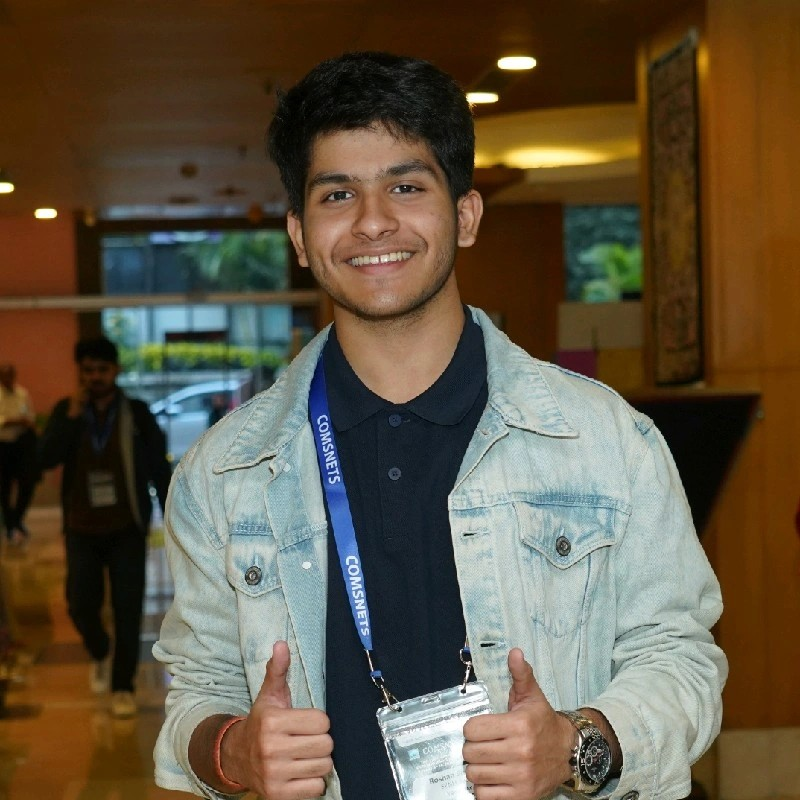
#> input picture src/assets/soloprojprofilepic.jpg, 800 x 800 px
$ python build_image.py
#> lines starting #> are read from the running program, lines starting #| are printed output that depends on the picture
import os
from PIL import Image

image_path = 'src/assets/soloprojprofilepic.jpg'
out_header = 'ProfilePic.h'

# 1. Resize the image to save space
img = Image.open(image_path)
#> img is the input picture: PIL image 800x800 RGB; mean R, G, B 97, 85, 65.8
img.thumbnail((200, 200)) # Resize to max 200x200
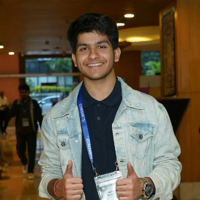
#> img: PIL image 200x200 RGB; mean R, G, B 97.2, 85.1, 65.9
img.save('resized_pic.jpg', quality=75)

# 2. Read the resized image as bytes
with open('resized_pic.jpg', 'rb') as f:
    img_data = f.read()

# 3. Convert to C array format
c_array = ', '.join([f'0x{b:02x}' for b in img_data])

# 4. Write to ProfilePic.h
with open(out_header, 'w') as f:
    f.write('#ifndef PROFILEPIC_H\n#define PROFILEPIC_H\n\n')
    f.write('#include <pgmspace.h>\n\n')
    f.write(f'const size_t profilePicLen = {len(img_data)};\n')
    f.write(f'const uint8_t profilePic[] PROGMEM = {{\n{c_array}\n}};\n\n')
    f.write('#endif\n')

print(f"Done. Resized image is {len(img_data)} bytes.")

$ run again, with src/assets/overview-pic.jpeg copied over src/assets/soloprojprofilepic.jpg
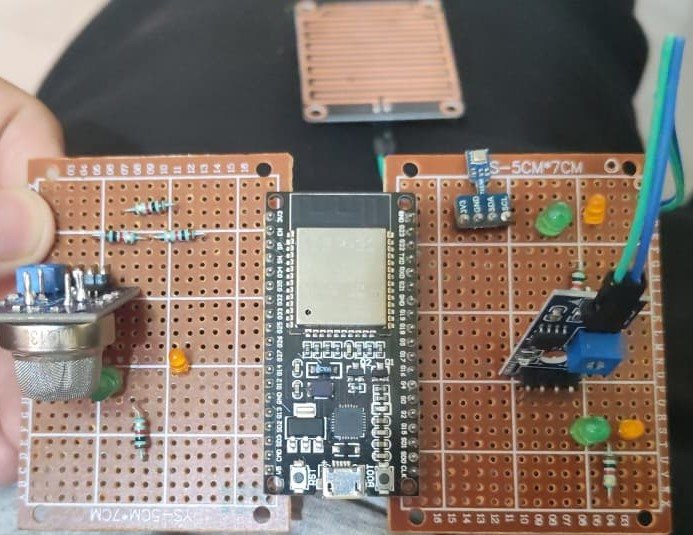
#> input picture src/assets/overview-pic.jpeg, 693 x 535 px
#> img is the input picture: PIL image 693x535 RGB; mean R, G, B 133.1, 119.9, 110.9
#> `img.thumbnail((200, 200))`:
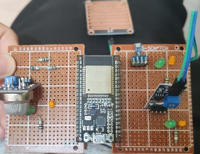
#> img: PIL image 200x154 RGB; mean R, G, B 133.1, 119.9, 110.9

$ run again, with src/assets/test image.jpeg copied over src/assets/soloprojprofilepic.jpg
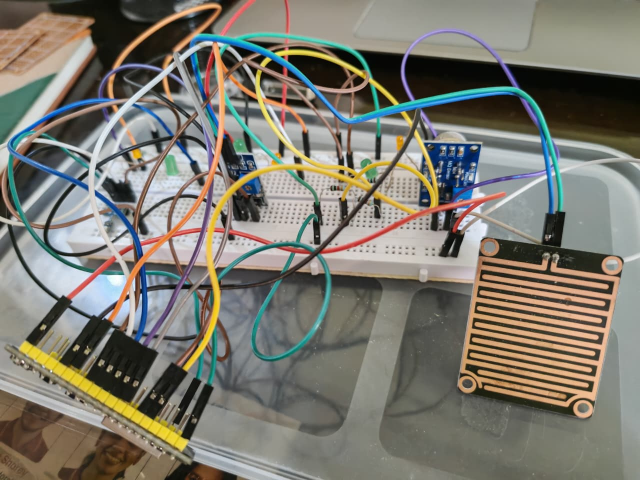
#> input picture src/assets/test image.jpeg, 1280 x 960 px (shown at 1/2 size)
#> img is the input picture: PIL image 1280x960 RGB; mean R, G, B 123.7, 121, 111
#> `img.thumbnail((200, 200))`:
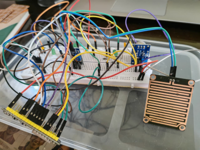
#> img: PIL image 200x150 RGB; mean R, G, B 123.6, 120.9, 111
